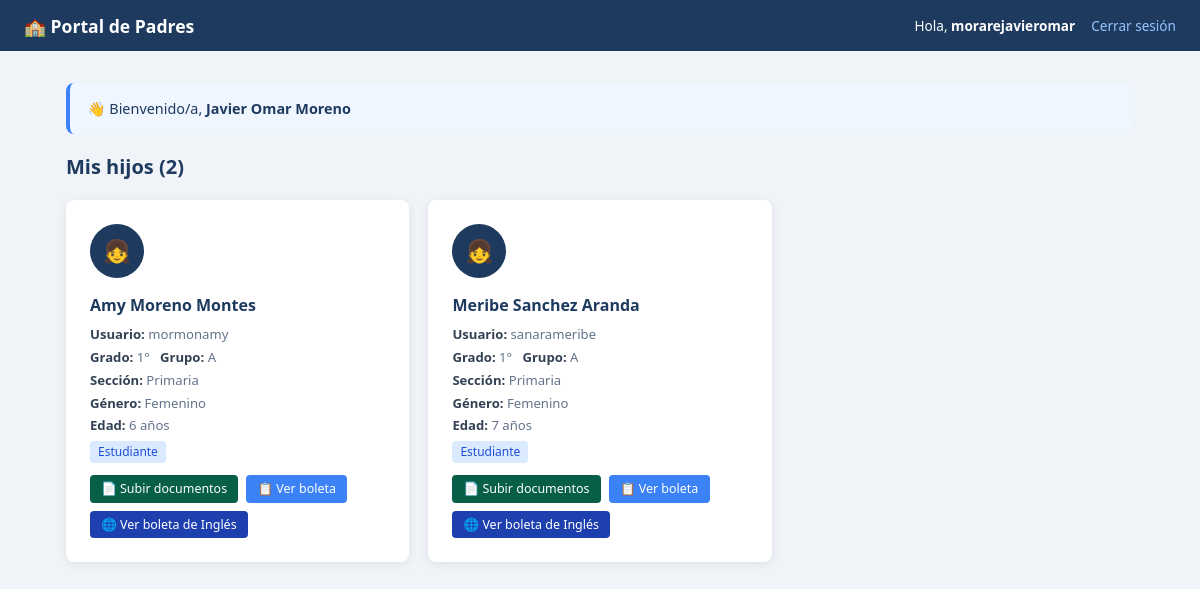
Screenshot of /padre/mis_hijos.php (signed in) with the database file from the repository.
### tables this page shows
CREATE TABLE `padres` (
  `id` int(10) unsigned NOT NULL AUTO_INCREMENT,
  `user_id` int(10) unsigned NOT NULL,
  `nombre` varchar(100) NOT NULL,
  `apellido_paterno` varchar(60) NOT NULL,
  `apellido_materno` varchar(60) DEFAULT NULL,
  `genero` enum('masculino','femenino','otro') NOT NULL,
  `telefono` varchar(20) NOT NULL,
  `telefono_emergencia` varchar(20) DEFAULT NULL,
  `correo` varchar(120) DEFAULT NULL,
  `curp` char(18) DEFAULT NULL,
  `creado_en` datetime NOT NULL DEFAULT current_timestamp(),
  PRIMARY KEY (`id`),
  UNIQUE KEY `user_id` (`user_id`),
  UNIQUE KEY `curp` (`curp`),
  CONSTRAINT `padres_ibfk_1` FOREIGN KEY (`user_id`) REFERENCES `users` (`id`) ON DELETE CASCADE
);

CREATE TABLE `alumnos` (
  `id` int(10) unsigned NOT NULL AUTO_INCREMENT,
  `user_id` int(10) unsigned NOT NULL,
  `matricula` varchar(25) DEFAULT NULL,
  `nombre` varchar(100) NOT NULL,
  `apellido_paterno` varchar(60) NOT NULL,
  `apellido_materno` varchar(60) DEFAULT NULL,
  `curp` char(18) DEFAULT NULL,
  `fecha_nacimiento` date NOT NULL,
  `fecha_ingreso` date NOT NULL,
  `genero` enum('masculino','femenino','otro') NOT NULL,
  `rol` enum('estudiante') NOT NULL DEFAULT 'estudiante',
  `grado` tinyint(3) unsigned NOT NULL COMMENT '1-6',
  `grupo` enum('A','B','C','D') NOT NULL,
  `seccion` enum('maternal','preescolar','primaria','secundaria') NOT NULL,
  `activo` tinyint(1) NOT NULL DEFAULT 1,
  `creado_en` datetime NOT NULL DEFAULT current_timestamp(),
  `estatus` enum('nuevo_ingreso','reinscripcion','regular','baja') NOT NULL DEFAULT 'regular' COMMENT 'Estatus del alumno',
  `beca_interna` decimal(10,2) NOT NULL DEFAULT 0.00 COMMENT 'Monto de beca interna',
  `beca_externa` decimal(10,2) NOT NULL DEFAULT 0.00 COMMENT 'Monto de beca externa',
  PRIMARY KEY (`id`),
  UNIQUE KEY `user_id` (`user_id`),
  UNIQUE KEY `curp` (`curp`),
  UNIQUE KEY `matricula` (`matricula`),
  KEY `idx_estatus` (`estatus`),
  KEY `idx_beca_interna` (`beca_interna`),
  KEY `idx_beca_externa` (`beca_externa`),
  KEY `idx_fecha_ingreso` (`fecha_ingreso`),
  KEY `idx_apellidos_nombre` (`apellido_paterno`,`apellido_materno`,`nombre`),
  CONSTRAINT `alumnos_ibfk_1` FOREIGN KEY (`user_id`) REFERENCES `users` (`id`) ON DELETE CASCADE
);

CREATE TABLE `users` (
  `id` int(10) unsigned NOT NULL AUTO_INCREMENT,
  `username` varchar(50) NOT NULL,
  `password_hash` varchar(255) NOT NULL,
  `rol_id` int(10) unsigned NOT NULL,
  `activo` tinyint(1) NOT NULL DEFAULT 1,
  `creado_en` datetime NOT NULL DEFAULT current_timestamp(),
  PRIMARY KEY (`id`),
  UNIQUE KEY `username` (`username`),
  KEY `rol_id` (`rol_id`),
  CONSTRAINT `users_ibfk_1` FOREIGN KEY (`rol_id`) REFERENCES `roles` (`id`)
);

### models/PadreModel.php (called while the page is built, shortened)
<?php
class PadreModel {
    private mysqli $db;
    public function __construct(mysqli $db, UserModel $userModel) {
        $this->db        = $db;
    }
    public function obtenerPorUserId(int $userId): ?array {
        $stmt = $this->db->prepare(
            "SELECT * FROM padres WHERE user_id = ? LIMIT 1"
        );
        $stmt->bind_param('i', $userId);
        $stmt->execute();
        $res = $stmt->get_result();
        return $res->num_rows > 0 ? $res->fetch_assoc() : null;
    }
}

### models/AlumnoModel.php (called while the page is built, shortened)
<?php
class AlumnoModel {
    private mysqli $db;
    public function __construct(mysqli $db, UserModel $userModel) {
        $this->db        = $db;
    }
    public function obtenerPorPadreId(int $padreId): array {
        $stmt = $this->db->prepare("
            SELECT a.id, a.matricula, a.nombre, a.apellido_paterno, a.apellido_materno,
                   a.grado, a.grupo, a.seccion, a.genero, a.fecha_nacimiento, a.estatus,
                   u.username
            FROM alumnos a
            JOIN padre_alumno pa ON pa.alumno_id = a.id
            JOIN users u ON u.id = a.user_id
            WHERE pa.padre_id = ?
            ORDER BY a.apellido_paterno, a.nombre
        ");
        $stmt->bind_param('i', $padreId);
        $stmt->execute();
        return $stmt->get_result()->fetch_all(MYSQLI_ASSOC);
    }
}
?>

### padre/mis_hijos.php (the view, shortened to what this page needs)
<?php
require_once __DIR__ . '/../models/PadreModel.php';
require_once __DIR__ . '/../models/AlumnoModel.php';
$db          = getConexion();
$userModel   = new UserModel($db);
$padreModel  = new PadreModel($db, $userModel);
$alumnoModel = new AlumnoModel($db, $userModel);
$padre = $padreModel->obtenerPorUserId((int)$_SESSION['user_id']);
$hijos = $padre ? $alumnoModel->obtenerPorPadreId((int)$padre['id']) : [];
include __DIR__ . '/../includes/header.php';
?>
<main class="container">
  <?php if ($padre): ?>
    <p class="alert alert--info">
      👋 Bienvenido/a,
      <strong>
        <?= htmlspecialchars($padre['nombre'] . ' ' . $padre['apellido_paterno']) ?>
      </strong>
    </p>
  <?php endif; ?>
  <h2 class="section-title">
    Mis hijos (<?= count($hijos) ?>)
  </h2>
  <?php if (empty($hijos)): ?>
    <p class="empty-state">
      Aún no tienes alumnos vinculados a tu cuenta.<br>
      Contacta al administrador del sistema.
    </p>
  <?php else: ?>
    <section class="children-grid" aria-label="Lista de hijos">
      <?php foreach ($hijos as $hijo): ?>
        <article class="child-card">
          <div class="child-card__avatar" aria-hidden="true">
            <?= $hijo['genero'] === 'femenino' ? '👧' : '👦' ?>
          </div>
          <h3 class="child-card__name">
            <?= htmlspecialchars(
              $hijo['nombre'] . ' ' .
              $hijo['apellido_paterno'] . ' ' .
              ($hijo['apellido_materno'] ?? '')
            ) ?>
          </h3>
          <p class="child-card__dato">
            <strong>Usuario:</strong> <?= htmlspecialchars($hijo['username']) ?>
          </p>
          <p class="child-card__dato">
            <strong>Grado:</strong> <?= $hijo['grado'] ?>°
            &nbsp;
            <strong>Grupo:</strong> <?= $hijo['grupo'] ?>
          </p>
          <p class="child-card__dato">
            <strong>Sección:</strong> <?= ucfirst($hijo['seccion']) ?>
          </p>
          <p class="child-card__dato">
            <strong>Género:</strong> <?= ucfirst($hijo['genero']) ?>
          </p>
          <?php
            $edad = (int) date_diff(
              date_create($hijo['fecha_nacimiento']),
              date_create()
            )->y;
          ?>
          <p class="child-card__dato">
            <strong>Edad:</strong> <?= $edad ?> años
          </p>
          <span class="badge">Estudiante</span>
          <div style="display: flex; gap: 0.5rem; margin-top: 0.8rem; flex-wrap: wrap;">
            <a class="btn btn--sm btn--success" href="documentos.php?alumno_id=<?= $hijo['id'] ?>">
              📄 Subir documentos
            </a>
            <a class="btn btn--sm btn--accent" href="boleta.php?alumno_id=<?= $hijo['id'] ?>">
              📋 Ver boleta
            </a>
            <a class="btn btn--sm btn--accent" href="boleta_ingles.php?alumno_id=<?= $hijo['id'] ?>" style="background: #1e40af;">
              🌐 Ver boleta de Inglés
            </a>
          </div>
        </article>
      <?php endforeach; ?>
    </section>
  <?php endif; ?>
</main>
<?php include __DIR__ . '/../includes/footer.php'; ?>

### css/style.css (style rules this page uses)
:root { --color-primary: #1e3a5f; --color-primary-h: #2d5282; --color-accent: #3b82f6; --color-bg: #f0f4f8; --color-surface: #ffffff; --color-border: #e2e8f0; --color-text: #334155; --color-muted: #64748b; --color-placeholder:#94a3b8; --color-success-bg: #d1fae5; --color-success-tx: #065f46; --color-error-bg: #fee2e2; --color-error-tx: #991b1b; --color-warn-bg: #fef3c7; --color-warn-tx: #92400e; --color-info-bg: #eff6ff; --color-info-tx: #1e3a5f; --color-badge-bg: #dbeafe; --color-badge-tx: #1d4ed8; --radius: 8px; --radius-sm: 4px; --shadow: 0 2px 10px rgba(0,0,0,.08); --shadow-lg: 0 6px 18px rgba(0,0,0,.12); --font: 'Segoe UI', system-ui, sans-serif; }
*, *::before, *::after { box-sizing: border-box; margin: 0; padding: 0; }
body { font-family: var(--font); background: var(--color-bg); color: var(--color-text); min-height: 100vh; }
.container { max-width: 1100px; margin: 2rem auto; padding: 0 1rem; }
.section-title { color: var(--color-primary); margin-bottom: 1.2rem; font-size: 1.25rem; }
.alert { padding: 1rem 1.1rem; border-radius: var(--radius); margin-bottom: 1.2rem; font-size: .9rem; }
.alert--info { background: var(--color-info-bg); border-left: 4px solid var(--color-accent); color: var(--color-info-tx); }
.btn { display: inline-block; background: var(--color-primary); color: #fff; border: none; border-radius: var(--radius-sm); padding: .75rem 1.5rem; font-size: .95rem; font-family: var(--font); cursor: pointer; text-decoration: none; margin-top: .5rem; transition: background .15s; }
.btn--sm { padding: .32rem .7rem; font-size: .78rem; margin-top: 0; }
.btn--success { background: #065f46; }
.btn--accent { background: var(--color-accent); }
.badge { display: inline-block; background: var(--color-badge-bg); color: var(--color-badge-tx); border-radius: var(--radius-sm); padding: .15rem .5rem; font-size: .75rem; }
.children-grid { display: grid; grid-template-columns: repeat(auto-fill, minmax(260px, 1fr)); gap: 1.2rem; }
.child-card { background: var(--color-surface); border-radius: var(--radius); box-shadow: var(--shadow); padding: 1.5rem; }
.child-card__avatar { width: 54px; height: 54px; border-radius: 50%; background: var(--color-primary); color: #fff; display: flex; align-items: center; justify-content: center; font-size: 1.4rem; margin-bottom: 1rem; }
.child-card__name { font-size: 1rem; color: var(--color-primary); margin-bottom: .6rem; }
.child-card__dato { font-size: .82rem; color: var(--color-muted); margin-bottom: .3rem; }
.child-card__dato strong { color: var(--color-text); }

### rows the page displays
padres: nombre+apellido_paterno "Javier Omar Moreno"
alumnos: nombre+apellido_paterno+apellido_materno "Amy Moreno Montes", user.username "mormonamy", grado "1", grupo "A", seccion "Primaria", genero "Femenino", fecha_nacimiento "6"
alumnos: nombre+apellido_paterno+apellido_materno "Meribe Sanchez Aranda", user.username "sanarameribe", grado "1", grupo "A", seccion "Primaria", genero "Femenino", fecha_nacimiento "7"

### other values shown
$pageTitle "Portal de Padres"
$_SESSION['username'] "morarejavieromar"
count($hijos) "2"
